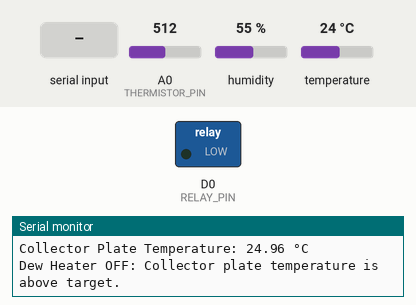
A sketch run on a simulated ESP8266 (Wemos D1 mini). Parts: switched loads named in the sketch (green lamp = pin HIGH), the last lines printed to the serial monitor. The inputs (shaded band) are chosen by the test bench; at power-on: temperature 24 °C, humidity 55 %, A0 (THERMISTOR_PIN) = 512.

Above: at 1.3 s.
1.4 s: temperature set to 31.5 °C
4.1 s: temperature set to 32.9 °C
At 5.0 s:
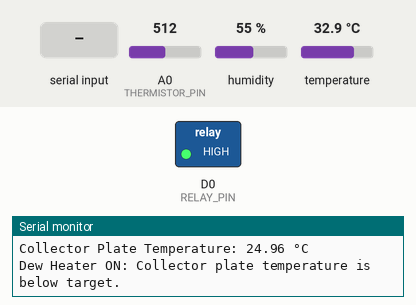
9.8 s: "off\n" received over Serial
At 11.6 s:
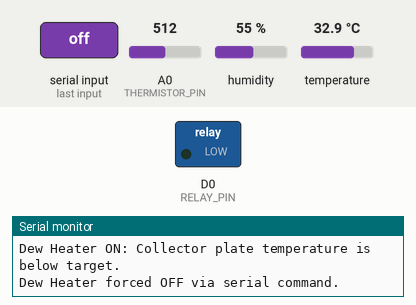
12.5 s: humidity set to 43 %
15.6 s: humidity set to 40 %
At 17.9 s:
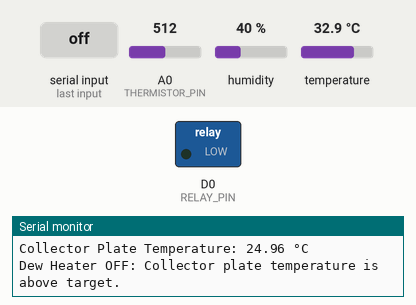
Timing chart, 0 to 19.3 s (numbered marks = the images above; inputs shaded):
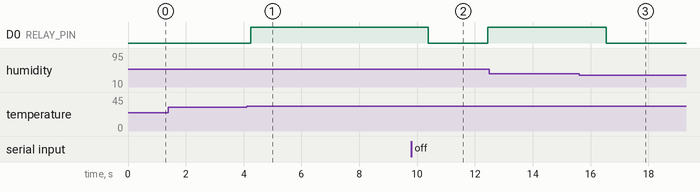

Measured:
- the behaviour switches between 32.1 and 32.2 °C on temperature (found by bisection; images 0 and 1)
- after the input at 4.1 s, D0 (RELAY_PIN): LOW → HIGH after 0.14 s
- after the input at 9.8 s, D0 (RELAY_PIN): HIGH → LOW after 0.59 s, → HIGH 2.0 s later
- after the input at 15.6 s, D0 (RELAY_PIN): HIGH → LOW after 0.94 s

The sketch:

telescope_dew_controller_relay.ino
```cpp
// https://github.com/ethan4/Dew-Heater-Controller

#include <Wire.h>
#include <WEMOS_SHT3X.h>

SHT3X sht30(0x45);  // Initialize SHT3X object with the custom I2C address (WEMOS SHT30 shield)

#define RELAY_PIN D0       // GPIO pin for controlling the dew heater relay
#define THERMISTOR_PIN A0  // Pin for the collector plate thermistor

bool isHeaterForcedOn = false;        // Variable to track if the relay is forced on
bool isManualMode = false;            // Variable to track if manual mode is enabled
float manualTargetTemperature = 0.0;  // Target temperature for manual mode

// Thermistor characteristics
const float BETA = 3950;                 // Beta parameter for the thermistor
const float THERMISTOR_NOMINAL = 10000;  // Resistance of thermistor at 25 degrees C
const float TEMPERATURE_NOMINAL = 25;    // Temperature for nominal resistance (in °C)
const int ADC_MAX = 1023;                // ADC value for 3.3V
const float R_FIXED = 10000.0;           // Fixed resistor value in the voltage divider (10KΩ)

// Averaging settings
const int AVERAGING_WINDOW_SIZE = 5;     // Number of readings to average
int adcReadings[AVERAGING_WINDOW_SIZE];  // Array to store ADC readings
int currentReadingIndex = 0;             // Current index for circular buffer
bool isBufferFilled = false;             // Flag to track if buffer has been filled once

// Hysteresis values
const float HYSTERESIS = 2.0;  // Hysteresis value in °C
float lastRelayStateTemp = 0;  // Last temperature when the relay state changed

void setup() {
  Serial.begin(115200);
  Wire.begin();                  // Initialize I2C
  pinMode(RELAY_PIN, OUTPUT);    // Set relay pin as output for the dew heater
  digitalWrite(RELAY_PIN, LOW);  // Initialize the relay to off
  delay(100);
}

float readThermistor() {
  // Read the raw ADC value and store it in the circular buffer
  int rawValue = analogRead(THERMISTOR_PIN);
  adcReadings[currentReadingIndex] = rawValue;
  currentReadingIndex = (currentReadingIndex + 1) % AVERAGING_WINDOW_SIZE;

  // Check if the buffer is filled
  if (currentReadingIndex == 0) {
    isBufferFilled = true;
  }

  // Calculate the average of the last readings
  int sum = 0;
  int count = isBufferFilled ? AVERAGING_WINDOW_SIZE : currentReadingIndex;
  for (int i = 0; i < count; i++) {
    sum += adcReadings[i];
  }
  float averagedRawValue = (float)sum / count;

  // Calculate the resistance of the thermistor based on the voltage divider
  float resistance = R_FIXED * (averagedRawValue / (ADC_MAX - averagedRawValue));

  // Calculate collector plate temperature using the Beta formula
  float temperature = 1.0 / ((log(resistance / THERMISTOR_NOMINAL) / BETA) + (1.0 / (TEMPERATURE_NOMINAL + 273.15)));
  return temperature - 273.15;  // Convert to Celsius
}

void loop() {
  // Check if the relay is forced on or if manual mode is active
  if (!isHeaterForcedOn && !isManualMode) {
    // Attempt to get the environmental sensor data
    int result = sht30.get();

    if (result == 0) {  // Successful reading from the SHT30 sensor
      // Retrieve ambient temperature and humidity
      float ambientTemperature = sht30.cTemp;
      float humidity = sht30.humidity;

      // Calculate dew point using the Magnus-Tetens formula
      float a = 17.62;
      float b = 243.12;
      float gamma = (a * ambientTemperature) / (b + ambientTemperature) + log(humidity / 100.0);
      float dewPoint = (b * gamma) / (a - gamma);

      // Print values for debugging
      Serial.print("Ambient Temperature: ");
      Serial.print(ambientTemperature);
      Serial.println(" °C");

      Serial.print("Humidity: ");
      Serial.print(humidity);
      Serial.println(" %");

      Serial.print("Dew Point: ");
      Serial.print(dewPoint);
      Serial.println(" °C");

      // Read the collector plate temperature from the thermistor
      float collectorPlateTemperature = readThermistor();
      Serial.print("Collector Plate Temperature: ");
      Serial.print(collectorPlateTemperature);
      Serial.println(" °C");

      // Check if the thermistor is connected
      if (collectorPlateTemperature < -20) {  // If thermistor is -20°C or lower
        Serial.println("Thermistor not connected, using open-loop control.");
        // Open-loop control for dew heater
        if (ambientTemperature < dewPoint) {
          digitalWrite(RELAY_PIN, HIGH);  // Turn the dew heater relay on
          Serial.println("Dew Heater ON: Ambient temperature is below dew point.");
        } else {
          digitalWrite(RELAY_PIN, LOW);  // Turn the dew heater relay off
          Serial.println("Dew Heater OFF: Ambient temperature is above dew point.");
        }
      } else {  // Closed-loop control for the dew heater
        // Determine target temperature for the collector plate
        float targetTemperature = dewPoint + 5.0;

        // Control the dew heater relay based on the collector plate temperature
        if (collectorPlateTemperature < targetTemperature - HYSTERESIS) {
          digitalWrite(RELAY_PIN, HIGH);  // Turn the dew heater relay on
          lastRelayStateTemp = collectorPlateTemperature;
          Serial.println("Dew Heater ON: Collector plate temperature is below target.");
        } else if (collectorPlateTemperature > targetTemperature + HYSTERESIS) {
          digitalWrite(RELAY_PIN, LOW);  // Turn the dew heater relay off
          lastRelayStateTemp = collectorPlateTemperature;
          Serial.println("Dew Heater OFF: Collector plate temperature is above target.");
        }
      }
    } else {
      // Improved error handling for sensor readings
      Serial.print("Error reading data from SHT30 sensor. Error code: ");
      Serial.println(result);
      delay(500);  // Wait a bit before trying again
    }
  } else if (isManualMode) {
    // Manual control based on manualTargetTemperature
    float collectorPlateTemperature = readThermistor();
    Serial.print("Manual Mode - Collector Plate Temperature: ");
    Serial.print(collectorPlateTemperature);
    Serial.println(" °C");

    if (collectorPlateTemperature < manualTargetTemperature - HYSTERESIS) {
      digitalWrite(RELAY_PIN, HIGH);  // Turn the dew heater relay on
      Serial.println("Dew Heater ON: Collector plate temperature is below manual setpoint.");
    } else if (collectorPlateTemperature > manualTargetTemperature + HYSTERESIS) {
      digitalWrite(RELAY_PIN, LOW);  // Turn the dew heater relay off
      Serial.println("Dew Heater OFF: Collector plate temperature is above manual setpoint.");
    }
  }

  // Check for serial input to manually control the dew heater relay or set manual mode
  if (Serial.available() > 0) {
    String command = Serial.readStringUntil('\n');  // Read the command until newline
    if (command.equals("on")) {                     // 'on' to turn dew heater relay ON
      digitalWrite(RELAY_PIN, HIGH);
      isHeaterForcedOn = true;  // Set the state to forced on
      Serial.println("Dew Heater forced ON via serial command.");
    } else if (command.equals("off")) {  // 'off' to turn dew heater relay OFF
      digitalWrite(RELAY_PIN, LOW);
      isHeaterForcedOn = false;  // Reset the state to allow dew point checking
      Serial.println("Dew Heater forced OFF via serial command.");
    } else if (command.startsWith("manual ")) {  // 'manual <temp>' to enter manual mode with a target temperature
      manualTargetTemperature = command.substring(7).toFloat();
      isManualMode = true;
      isHeaterForcedOn = false;  // Ensure forced mode is off
      Serial.print("Manual mode enabled. Target temperature set to ");
      Serial.print(manualTargetTemperature);
      Serial.println(" °C");
    } else if (command.equals("auto")) {  // 'auto' to return to automatic control
      isManualMode = false;
      Serial.println("Returning to automatic mode.");
    }
  }

  delay(2000);  // Wait before the next reading
}
```
